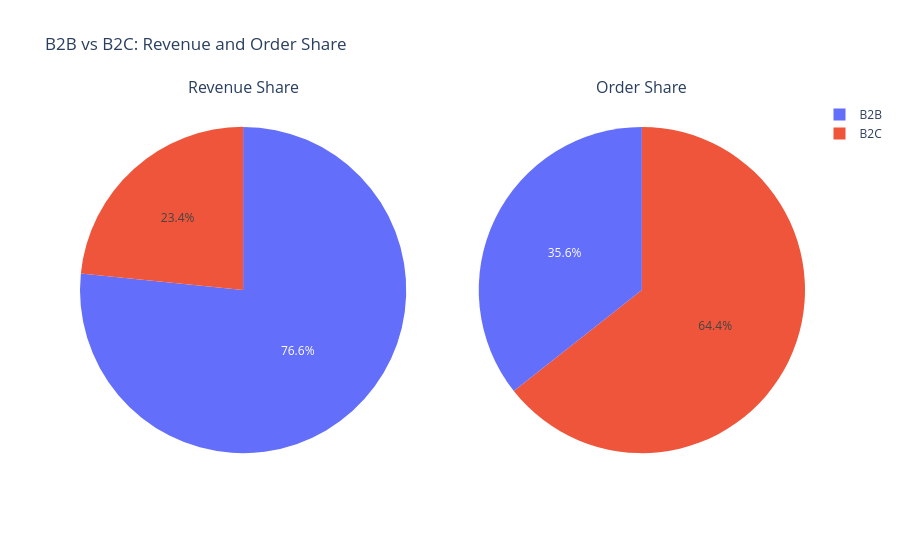

Source (notebook cell):
### Code cell
import plotly.graph_objects as go
from plotly.subplots import make_subplots

# Create subplot
fig = make_subplots(
    rows=1,
    cols=2,
    specs=[[{'type':'domain'}, {'type':'domain'}]],
    subplot_titles=(
        'Revenue Share',
        'Order Share'
    )
)

# Revenue pie chart
fig.add_trace(
    go.Pie(
        labels=customer_type_sales['Customer_Type'],
        values=customer_type_sales['Total_Price'],
        name='Revenue'
    ),
    row=1,
    col=1
)

# Order pie chart
fig.add_trace(
    go.Pie(
        labels=customer_type_orders['Customer_Type'],
        values=customer_type_orders['Order_ID'],
        name='Orders'
    ),
    row=1,
    col=2
)

# Layout
fig.update_layout(
    title_text='B2B vs B2C: Revenue and Order Share',
    template='plotly_white'
)

fig.show()

### Figure 1 — Plotly figure (JSON) as saved in the notebook; plotly's stock layout.template omitted (floating-point values rounded to 4 significant figures)
{"data": [{"domain": {"x": [0, 0.45], "y": [0, 1]}, "labels": ["B2B", "B2C"], "name": "Revenue", "type": "pie", "values": [901600000.0, 275100000.0]}, {"domain": {"x": [0.55, 1], "y": [0, 1]}, "labels": ["B2B", "B2C"], "name": "Orders", "type": "pie", "values": [1068808, 1931192]}], "layout": {"annotations": [{"font": {"size": 16}, "showarrow": false, "text": "Revenue Share", "x": 0.225, "xanchor": "center", "xref": "paper", "y": 1, "yanchor": "bottom", "yref": "paper"}, {"font": {"size": 16}, "showarrow": false, "text": "Order Share", "x": 0.775, "xanchor": "center", "xref": "paper", "y": 1, "yanchor": "bottom", "yref": "paper"}], "title": {"text": "B2B vs B2C: Revenue and Order Share"}}}
